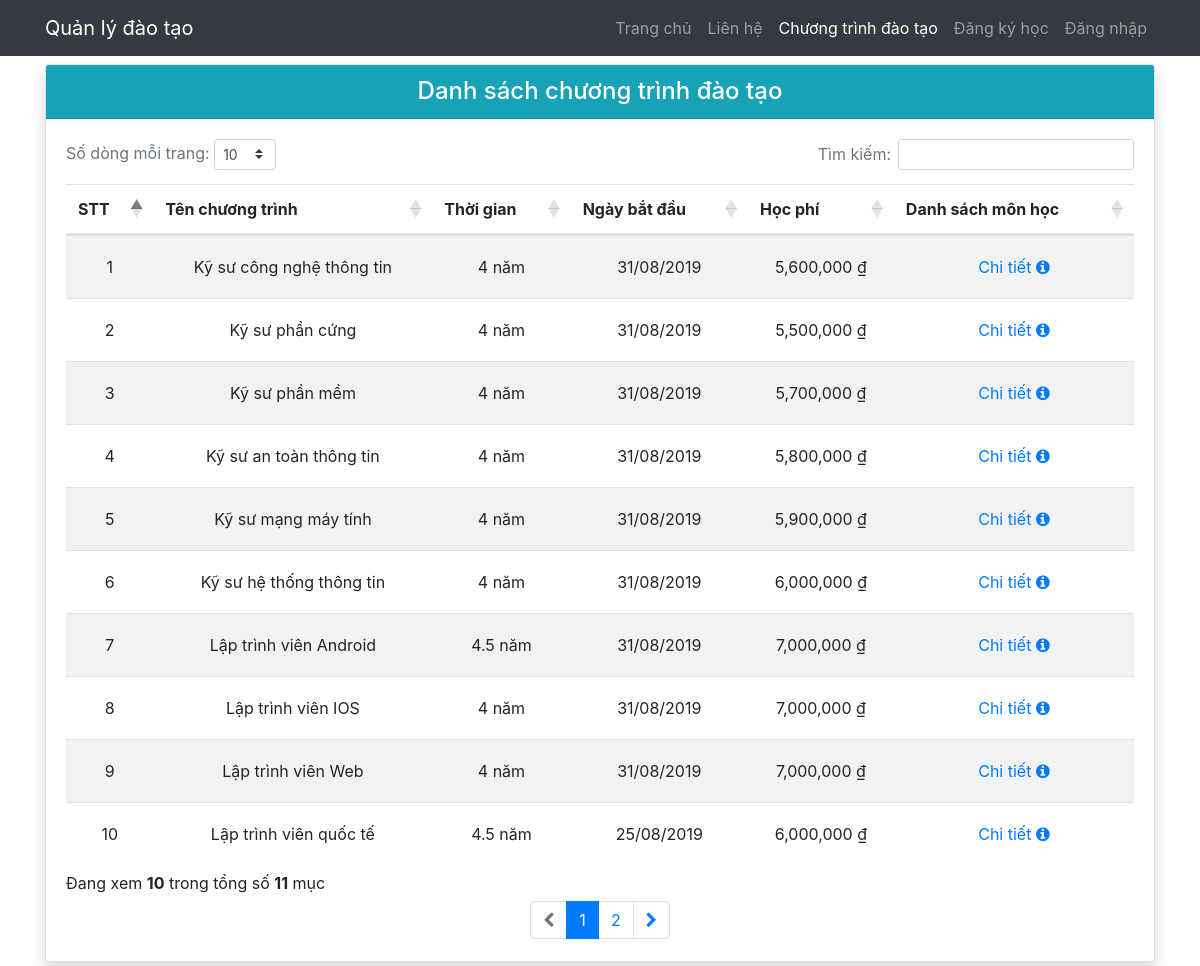
/views/program_list.php, run on the app's committed database.
### tables this page shows
CREATE TABLE `programs` (
  `id` int(11) NOT NULL,
  `name` varchar(100) NOT NULL,
  `duration` varchar(50) DEFAULT '4 năm',
  `begin_at` date DEFAULT curdate(),
  `tuition` decimal(12,0) DEFAULT 0,
  `manager_acc` varchar(50) DEFAULT NULL
);

### php/program/get_all.php (called while the page is built)
<?php
	require_once '../php/connection.php';
	$sql = "SELECT *, DATE_FORMAT(begin_at, '%d/%m/%Y') as begin_at FROM programs";
	$result = $conn->query($sql);
?>

### views/program_list.php (the view, shortened to what this page needs)
<!DOCTYPE html>
<html lang="en">
<head>
	<link rel="stylesheet" href="/assets/css/main.css">
	<link rel="stylesheet" href="https://maxcdn.bootstrapcdn.com/bootstrap/4.3.1/css/bootstrap.min.css">
	<link rel="stylesheet" href="https://stackpath.bootstrapcdn.com/font-awesome/4.7.0/css/font-awesome.min.css">
	<link rel="stylesheet" href="https://cdn.datatables.net/1.10.19/css/dataTables.bootstrap4.min.css">
</head>
<body>
	<nav class="navbar navbar-expand-lg navbar-dark bg-dark static-top">
	  <div class="container">
	    <a class="navbar-brand" href="#">
	    	Quản lý đào tạo
		</a>
	      <ul class="navbar-nav ml-auto">
	        <li class="nav-item">
	          <a class="nav-link" href="/">Trang chủ</a>
	        </li>
	        <li class="nav-item">
	          <a class="nav-link" href="#">Liên hệ</a>
	        </li>
	        <li class="nav-item">
	          <a class="nav-link active" href="#">Chương trình đào tạo</a>
	        </li>
	        <li class="nav-item">
	          <a class="nav-link" href="register.php">Đăng ký học</a>
	        </li>
	        <li class="nav-item">
	          <a class="nav-link" href="login.php">Đăng nhập</a>
	        </li>
	      </ul>
	  </div>
	</nav>
	<div class="container">
		<div class="row">
			<div class="col">
				<div class="card shadow mt-2 mb-4">
					<div class="card-header bg-info text-white">
						<h4 class="text-center mb-0">Danh sách chương trình đào tạo</h4>
					</div>
					<div class="card-body">
						<table class="table table-inverse table-hover table-striped text-center" id="tbl-program">
							<thead>
								<tr>
									<th>STT</th>
									<th>Tên chương trình</th>
									<th>Thời gian</th>
									<th>Ngày bắt đầu</th>
									<th>Học phí</th>
									<th>Danh sách môn học</th>
								</tr>
							</thead>
							<tbody>
								<?php
								include '../php/program/get_all.php';
								$i = 1;
								while ($row = $result->fetch_assoc()) {
									echo
									'<tr>
										<td>'.$i++.'</td>
										<td>'.$row['name'].'</td>
										<td>'.$row['duration'].'</td>
										<td>'.$row['begin_at'].'</td>
										<td>'.number_format($row['tuition']).' &#8363;</td>
										<td>
											<button
												type="button" class="btn btn-link"
												data-toggle="modal" data-target="#modal-detail"
												onclick="ajaxGetDetail('.$row['id'].')"
											>
												Chi tiết <i class="fa fa-info-circle"></i>
											</button>
										</td>
									</tr>';
								}
								?>
							</tbody>
						</table>
					</div>
				</div>
			</div>
		</div>
	</div>
</body>
</html>

### assets/css/main.css (style rules this page uses)
* { margin: 0; padding: 0; box-sizing: border-box; }
body, html { height: 100%; }
.table > tbody > tr > td { vertical-align: middle; }
.table { margin-bottom: 0 !important; }

### data on the page
programs: name "Kỹ sư công nghệ thông tin", duration "4 năm", begin_at "31/08/2019", tuition "5,600,000"
programs: name "Kỹ sư phần cứng", duration "4 năm", begin_at "31/08/2019", tuition "5,500,000"
programs: name "Kỹ sư phần mềm", duration "4 năm", begin_at "31/08/2019", tuition "5,700,000"
programs: name "Kỹ sư an toàn thông tin", duration "4 năm", begin_at "31/08/2019", tuition "5,800,000"
programs: name "Kỹ sư mạng máy tính", duration "4 năm", begin_at "31/08/2019", tuition "5,900,000"
programs: name "Kỹ sư hệ thống thông tin", duration "4 năm", begin_at "31/08/2019", tuition "6,000,000"
programs: name "Lập trình viên Android", duration "4.5 năm", begin_at "31/08/2019", tuition "7,000,000"
programs: name "Lập trình viên IOS", duration "4 năm", begin_at "31/08/2019", tuition "7,000,000"
programs: name "Lập trình viên Web", duration "4 năm", begin_at "31/08/2019", tuition "7,000,000"
programs: name "Lập trình viên quốc tế", duration "4.5 năm", begin_at "25/08/2019", tuition "6,000,000"
